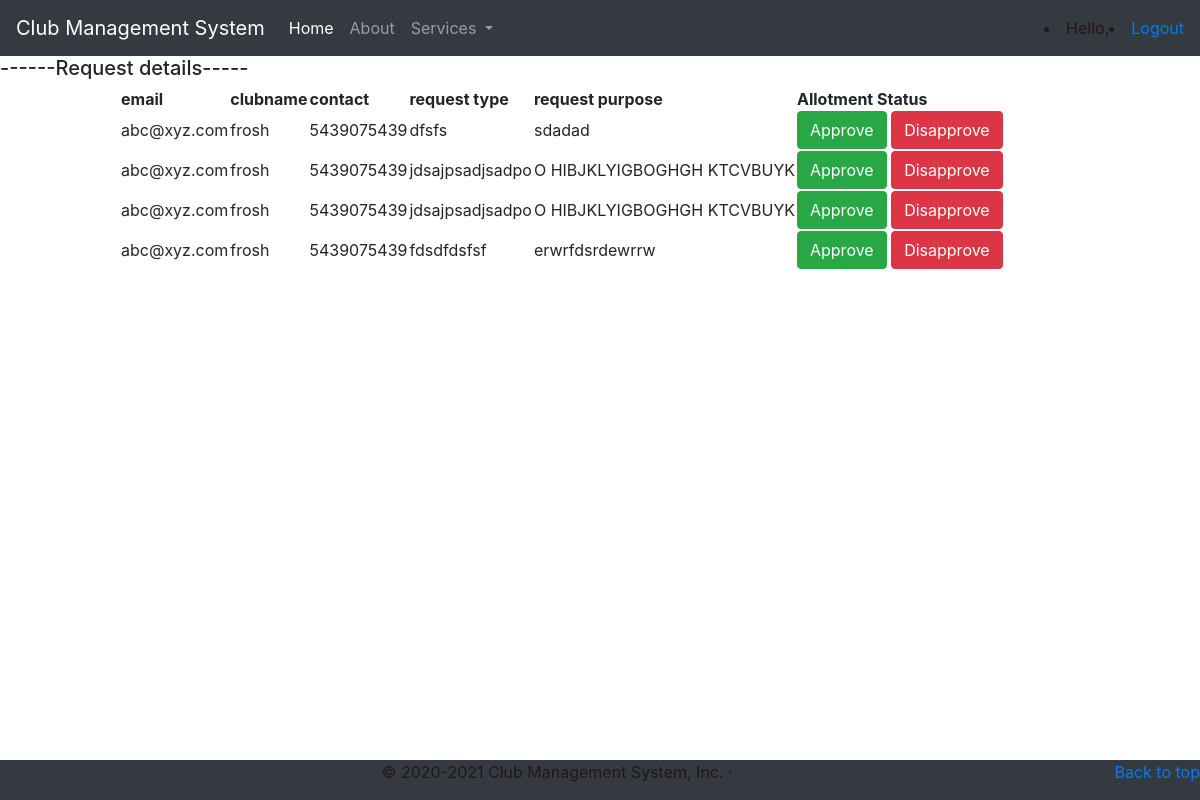
/dash/status/ (signed in), run on an earlier commit of the app's database.
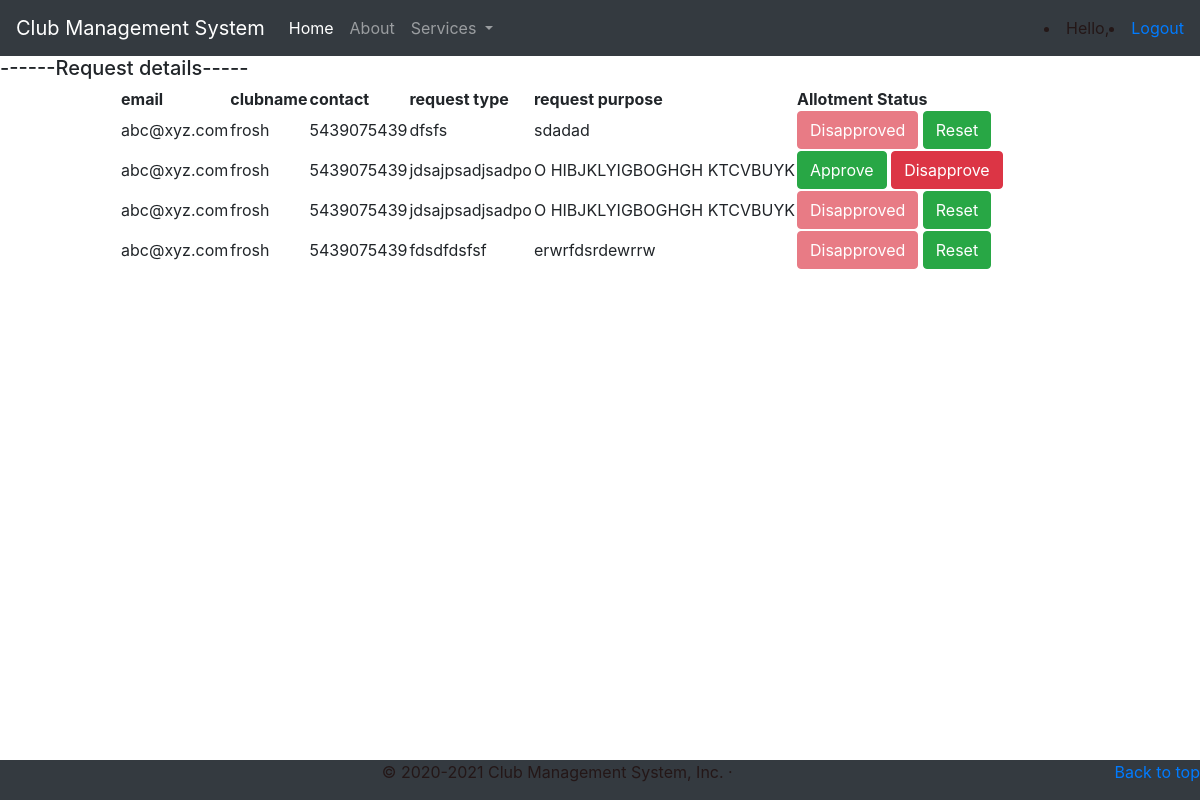
And on a later commit of the database.
### dash/models.py (models this page shows)
class Form(models.Model):
    id=models.AutoField(primary_key=True)
    user = models.ForeignKey(User, on_delete=models.CASCADE, default=" ")
    email=models.CharField(max_length=50,default="")
    ClubName=models.CharField(max_length=50, default="")
    RepresentativeName=models.CharField(max_length=50,default="")
    Contact=models.CharField(max_length=12, default=None)
    req_date_from=models.DateField(default='')
    req_date_to=models.DateField(default="")
    req_type=models.CharField(max_length=50,default="")
    req_purpose=models.TextField(max_length=50, blank=True, default="")
    alloted=models.IntegerField(default=0)
    Management_Comments=models.TextField(max_length=100, blank=True, default="")
    def __str__(self):
        return self.email
    objects = models.Manager()

### dash/views.py (the view)
# urls.py: path('status/',views.reqInfo,name='Status'),
def reqInfo(request):
    u=request.user
    if u.groups.filter(name='Managers').exists():
        req = Form.objects.all()
        print(req)
        print("this is a manager")
        context={
        'form':form,
        'req': req
         }
    else:
        req = Form.objects.filter(user=request.user)
        print(req)
        print("normal user")
        context={
            'form':form,
            'req': req
        }
    return render(request,'status.html',context)

### template/status.html (shortened to what this page needs)
{% extends 'base.html' %}
{% block content %}
    <h5>------Request details----- </h5>
    {% if req %}
    <table id="table">
        <th>email</th>
        <th>clubname</th>
        <th>contact</th>
        <th>request type</th>
        <th>request purpose</th>
        <th>Allotment Status</th>
        {% for r in req %}
  <tr>
      <td>{{r.email}}</td>
      <td>{{r.ClubName}}</td>
      <td>{{r.Contact}}</td>
      <td>{{r.req_type}}</td>
      <td>{{r.req_purpose}}</td>
      <td>
        {% if perms.dash.change_form  %}
            {% if r.alloted == 0 %}
            <a href="{% url 'student_approve' user_id=r.id %} " class="btn btn-success" >Approve</a>
            <a class="btn btn-danger" href="{% url 'student_disapprove' user_id=r.id %}" >Disapprove</a>
            {% elif r.alloted == 1 %}
            <button class="btn btn-warning"  disabled="disabled" data-toggle="modal" data-target="#reply_modal">Approved</button>
            <a class="btn btn-danger" href="{% url 'student_disapprove' user_id=r.id %}" >Disapprove</a>
            {% elif r.alloted == 0 %}
            <button class="btn btn-warning" disabled="disabled" data-toggle="modal" data-target="#reply_modal">Queued</button>
            <a href="{% url 'student_approve' user_id=r.id %} " class="btn btn-success" >Approve</a>
            {% else %}
            <button class="btn btn-danger" data-toggle="modal" disabled="disabled" data-target="#reply_modal">Disapproved</button>
            <a href="{% url 'student_reset' user_id=r.id %} " class="btn btn-success" >Reset</a>
            {% endif %}
        {% endif %}
    </td>
  </tr>
{% endfor %}
</table>
    {% else %}
        <h1>No data</h1>
    {% endif %}
{% endblock %}

### template/base.html (shortened to what this page needs)
{% load static %}
<!doctype html>
<html lang="en">
<head>
    <link rel="stylesheet" href="https://stackpath.bootstrapcdn.com/bootstrap/4.5.2/css/bootstrap.min.css"
>
</head>
<body>
    {% load static %}
    <nav class="navbar navbar-expand-lg navbar-dark bg-dark">
        <a class="navbar-brand" href={% url 'Home' %}>Club Management System</a>
        <div class="collapse navbar-collapse" id="navbarSupportedContent">
            <ul class="navbar-nav mr-auto">
                <li class="nav-item active">
                    <a class="nav-link" href={% url 'Home' %}>Home <span class="sr-only">(current)</span></a>
                </li>
                <li class="nav-item">
                    <a class="nav-link" href={% url 'About' %}>About</a>
                </li>
                {% if user.is_authenticated %}
                <li class="nav-item dropdown">
                    <a class="nav-link dropdown-toggle" href="#" id="navbarDropdown" role="button"
                        data-toggle="dropdown" aria-haspopup="true" aria-expanded="false">
                        Services
                    </a>
                </li>
                {% endif %}
            </ul>
                    {% if user.is_authenticated %}
                    <li id="abc" class="glow" >Hello, {{user.first_name}}</li>
                    <li class="glow"><a href={% url 'logout' %}>Logout</a></li>
                    {% else %}
                    <li><a href={% url 'register' %}>Register</a></li>
                    <li><a href={% url 'login' %}>Login</a></li>
                    {% endif %}
        </div>
    </nav>
    {% block content %}
    {% endblock %}
        <footer class="footer bg-dark text-white foot fix">
            <div class="text-mid">
            <p class="float-right "><a href="#">Back to top</a></p>
            <p class="glow">© 2020-2021 Club Management System, Inc. · </p>
            </div>
          </footer>
    </body>
</html>

### template/base.html (style rules this page uses)
#table { margin-left: 10%; }
.fix { position: fixed; left: 0; bottom: 0; width: 100%; text-align: center; }
.glow { color: rgb(36, 23, 23); -webkit-animation: glow 1s ease-in-out infinite alternate; -moz-animation: glow 1s ease-in-out infinite alternate; animation: glow 1s ease-in-out infinite alternate; }

What changed in the data, as far as the page shows it:
changed Form "dfsfs": alloted "Approve Disapprove" → "Disapproved Reset"
changed Form (number 3 of 4 on the later page): alloted "Approve Disapprove" → "Disapproved Reset"
changed Form "fdsdfdsfsf": alloted "Approve Disapprove" → "Disapproved Reset"
